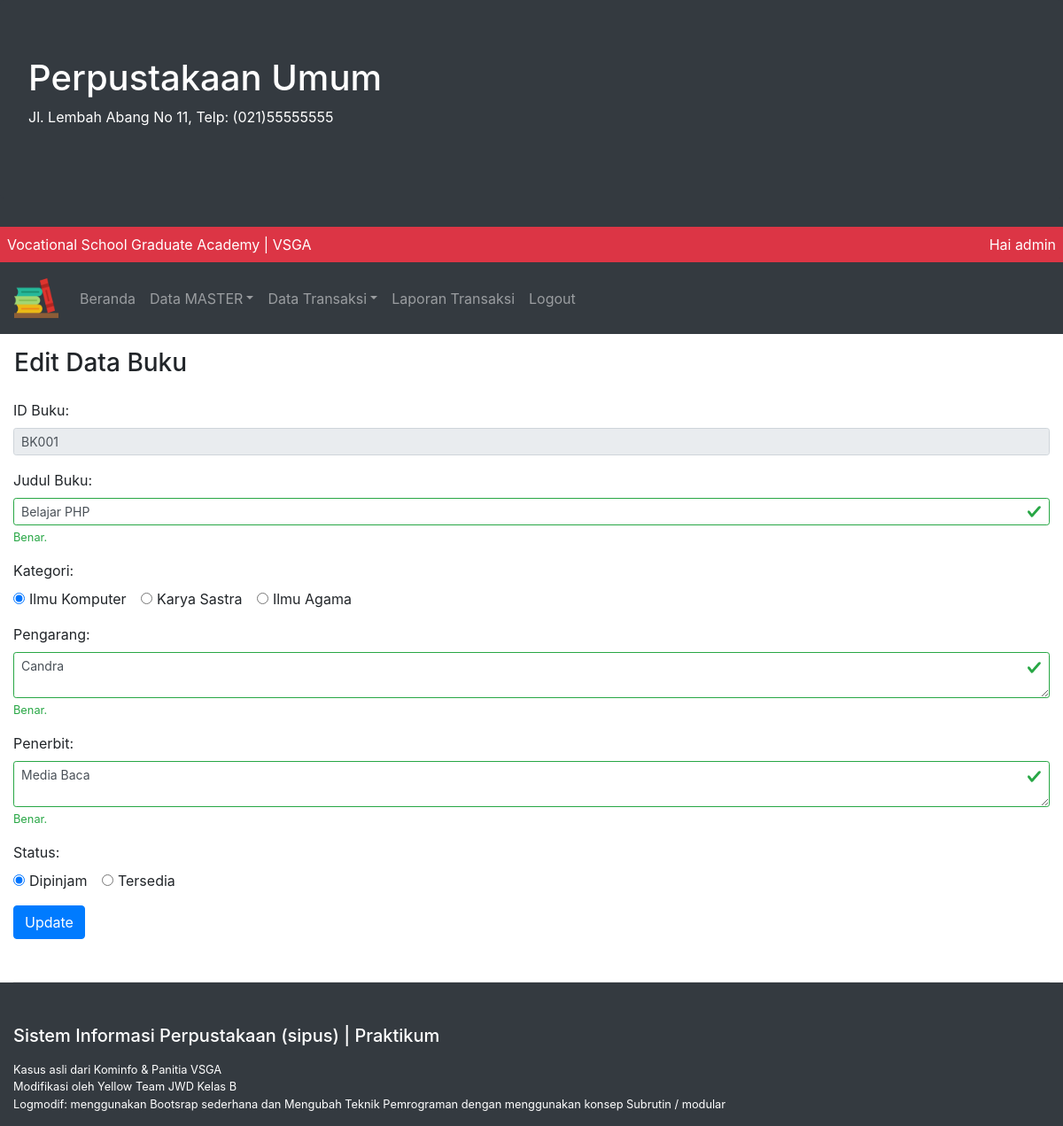
The app's page /index.php?p=buku-edit&id=BK001&hal=1 (signed in) with its own data.
### tables this page shows
CREATE TABLE `tbbuku` (
  `idbuku` varchar(5) NOT NULL,
  `judulbuku` varchar(50) NOT NULL,
  `kategori` varchar(50) NOT NULL,
  `pengarang` varchar(40) NOT NULL,
  `penerbit` varchar(40) NOT NULL,
  `status` varchar(10) NOT NULL
);

### pages/buku-edit.php (the view, shortened to what this page needs)
<?php
require_once "modul/modul.php";
extract(getBookForUpdate($_GET));
?>
<div class="container-fluid p-3">
	<h3>Edit Data Buku</h3>
</div>
<div class="container-fluid">
	<form action="proses/buku-edit-proses.php" method="post" enctype="multipart/form-data" class="was-validated">
	<div class="form-group">
		<label for="id_buku">ID Buku:</label>
		<input type="text" name="id_buku" value="<?php echo $id_buku; ?>" readonly="readonly" class="form-control form-control-sm" required>
	</div>
	<div class="form-group">
		<label for="judulbuku">Judul Buku: </label>
		<input type="text" name="judulbuku" id="judulbuku" value="<?php echo $judulbuku; ?>" class="form-control form-control-sm" required>
		<div class="valid-feedback">Benar.</div>
	</div>
	<div class="form-group">
		<label>Kategori: </label><br />
		<div class="form-check-inline">
			<label class="form-check-label">
				<input type="radio" class="form-check-input" name="kategori" value="Ilmu Komputer"
				<?php if($kategori == "Ilmu Komputer") { ?>
				checked
				<?php } ?>
				>Ilmu Komputer
			</label>
		</div>
		<div class="form-check-inline">
			<label class="form-check-label">
				<input type="radio" class="form-check-input" name="kategori" value="Karya Sastra"
				<?php if ($kategori == "Karya Sastra") { ?>
					checked
				<?php } ?>
				>Karya Sastra
			</label>
		</div>
		<div class="form-check-inline">
			<label class="form-check-label">
				<input type="radio" class="form-check-input" name="kategori" value="Ilmu Agama"
				<?php if ($kategori == "Ilmu Agama") { ?>
					checked
				<?php } ?>
				>Ilmu Agama
			</label>
		</div>
	</div>
	<div class="form-group">
		<label for="pengarang">Pengarang: </label>
		<textarea rows="2" id="pengarang" name="pengarang" class="form-control form-control-sm" required><?php echo $pengarang; ?></textarea>
		<div class="valid-feedback">Benar.</div>
	</div>
	<div class="form-group">
		<label for="penerbit">Penerbit: </label>
		<textarea rows="2" id="penerbit" name="penerbit" class="form-control form-control-sm" required><?php echo $penerbit; ?></textarea>
		<div class="valid-feedback">Benar.</div>
	</div>
	<div class="form-group">
		<label>Status: </label><br />
		<div class="form-check-inline">
			<label class="form-check-label">
				<input type="radio" class="form-check-input" name="status" value="Dipinjam"
				<?php if($status == "Dipinjam") { ?>
				checked
				<?php } ?>
				>Dipinjam
			</label>
		</div>
		<div class="form-check-inline">
			<label class="form-check-label">
				<input type="radio" class="form-check-input" name="status" value="Tersedia"
				<?php if ($status == "Tersedia") { ?>
					checked
				<?php } ?>
				>Tersedia
			</label>
		</div>
	</div>
	<div class="form-group">
		<input type="submit" name="update" value="Update" id="tombol-simpan" class="btn btn-primary">
	</div>
	<hr class="my-5">
	</form>
</div>

### records on screen
tbbuku: id_buku "BK001", judulbuku "Belajar PHP", kategori "☑ Ilmu Komputer", kategori "☐ Karya Sastra", kategori "☐ Ilmu Agama", pengarang "Candra", penerbit "Media Baca", status "☑ Dipinjam", status "☐ Tersedia"

### other values on screen
$_SESSION['sesi'] "admin"
